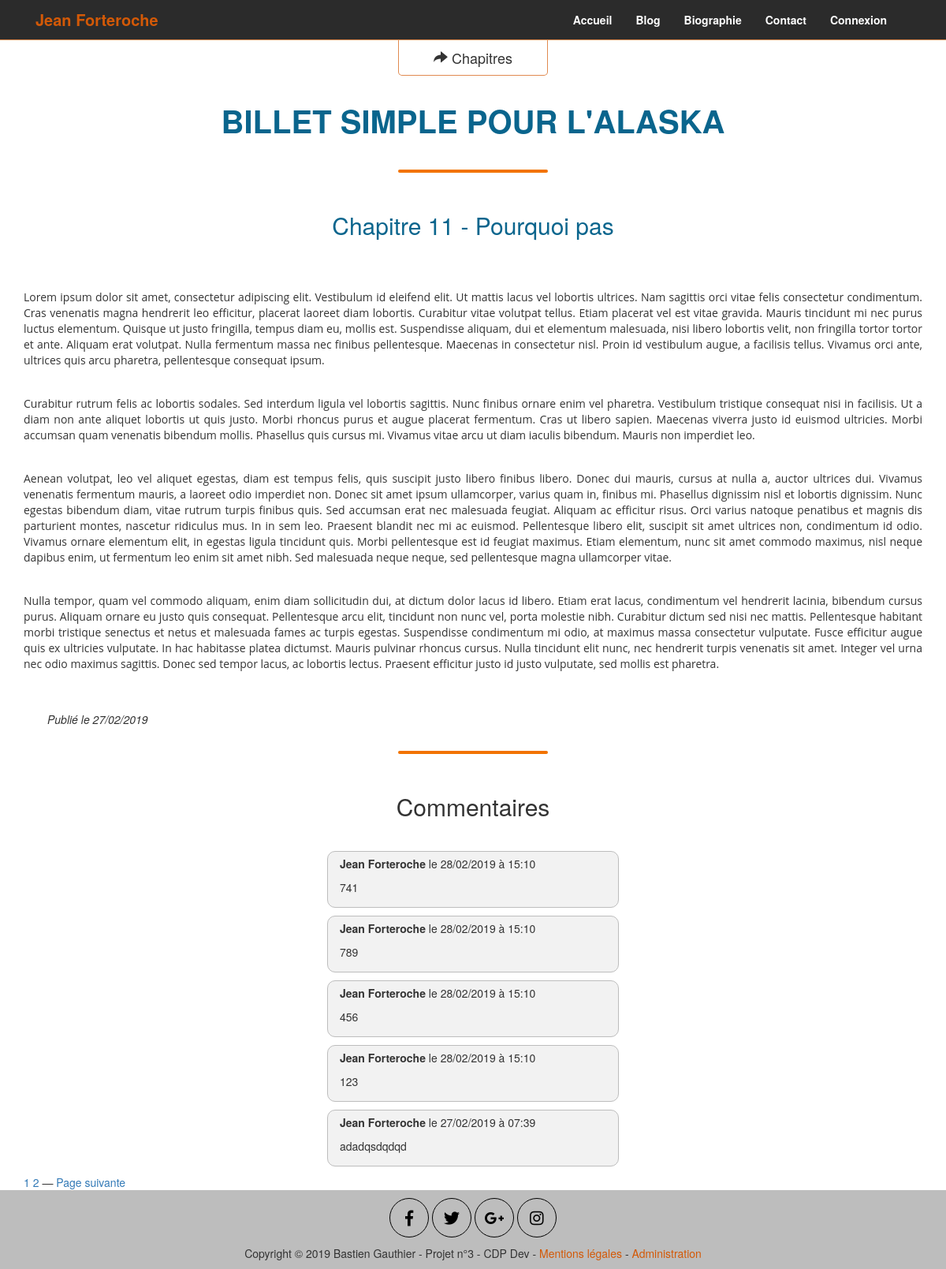
Screenshot of /P3/commentaires.php?billet=27 with the database file from the repository.
### tables this page shows
CREATE TABLE IF NOT EXISTS `billets` (
  `id` int(11) NOT NULL AUTO_INCREMENT,
  `titre` varchar(255) NOT NULL,
  `contenu` text NOT NULL,
  `date_creation` datetime NOT NULL,
  PRIMARY KEY (`id`)
);

CREATE TABLE IF NOT EXISTS `commentaires` (
  `id` int(11) NOT NULL AUTO_INCREMENT,
  `id_billet` int(11) NOT NULL,
  `auteur` varchar(255) NOT NULL,
  `commentaire` text NOT NULL,
  `report` int(11) NOT NULL,
  `date_commentaire` datetime NOT NULL,
  PRIMARY KEY (`id`)
);

### P3/commentaires.php (the view, shortened to what this page needs)
<?php include("includes/head.php"); ?>
<body>
    <div class="corps">
        <div id="top-header">
            <?php include("includes/header.php"); ?>
        </div>
        <div id="title-book-article" class="container">
            <a href="blog.php" id="button-article" class="btn btn-lg btn-default col-xs-offset-3 col-xs-6 col-md-offset-4 col-md-4 col-lg-offset-5 col-lg-2"><span class="glyphicon glyphicon-share-alt"></span> Chapitres</a>
            <h1 class="title-blog col-xs-12">BILLET SIMPLE POUR L'ALASKA</h1>
            <div class="barre_separation col-xs-offset-5 col-xs-2"></div>
        </div>
            <?php
            include 'includes/functionsSQL.php';
            $req = $bdd->prepare('SELECT id, titre, contenu, DATE_FORMAT(date_creation, \'%d/%m/%Y\') AS date_creation_fr FROM billets WHERE id = ?');
            $req->execute(array($_GET['billet']));
            $donnees = $req->fetch();
            ?>
        <div id="news" class="container">
            <h3 id="title-article"><?php echo html_entity_decode($donnees['titre']); ?></h3>
            <p>
            <?php
            echo nl2br(html_entity_decode($donnees['contenu']));
            ?>
            </p>
            <div class="col-xs-12 edit_button">
                <div class="col-xs-6">
                    <em>Publié le <?php echo $donnees['date_creation_fr']; ?></em>
                </div>
            </div>
        </div>
        <div class="container">
            <div class="barre_separation col-xs-offset-5 col-xs-2"></div>
        </div>
        <div class="container commentaire-block">
            <h2>Commentaires</h2>
            <?php
            $page = (!empty($_GET['page']) ? $_GET['page'] : 1);
            $limite = 5;
            $debut = ($page - 1) * $limite;
            $query = 'SELECT SQL_CALC_FOUND_ROWS id, auteur, commentaire, DATE_FORMAT(date_commentaire, \'%d/%m/%Y à %H:%i\') AS date_commentaire_fr FROM commentaires WHERE id_billet = :billet ORDER BY date_commentaire DESC LIMIT :debut, :limite';
            $query = $bdd->prepare($query);
            $query->bindValue('limite', $limite, PDO::PARAM_INT);
            $query->bindValue('debut', $debut, PDO::PARAM_INT);
            $query->bindValue('billet', $_GET['billet'], PDO::PARAM_INT);
            $query->execute();
            $resultFoundRows = $bdd->query('SELECT found_rows()');
            $nombredElementsTotal = $resultFoundRows->fetchColumn();
            while ($donnees = $query->fetch())
            {
            ?>
            <div class="col-xs-12">
                <div class="single-commentaire  col-xs-12 col-sm-offset-3 col-sm-6 col-md-offset-4 col-md-4">
                    <p><strong><?php echo htmlspecialchars($donnees['auteur']); ?></strong> le <?php echo $donnees['date_commentaire_fr']; ?></p>
                    <p><?php echo nl2br(htmlspecialchars($donnees['commentaire'])); ?></p>
                </div>
            </div>
            <?php
            }
            ?>
        </div>
        <div class="container">
                <?php
                $nombreDePages = ceil($nombredElementsTotal / $limite);
                    ?><a href="?billet=<?php echo $_GET['billet'];?>&amp;page=<?php echo $page - 1; ?>">Page précédente</a> — <?php
                for ($i = 1; $i <= $nombreDePages; $i++):
                    ?><a href="?billet=<?php echo $_GET['billet'];?>&amp;page=<?php echo $i; ?>"><?php echo $i; ?></a> <?php
                endfor;
                if ($page < $nombreDePages):
                    ?>— <a href="?billet=<?php echo $_GET['billet'];?>&amp;page=<?php echo $page + 1; ?>">Page suivante</a><?php
                endif;
                ?>
            </div>
    </div>
    <?php include("includes/footer.php"); ?>
</body>
</html>

### P3/includes/head.php (shortened to what this page needs)
<!DOCTYPE html>
<html>
    <head>
	<link href="public/css/style.css" rel="stylesheet" />
    <link href="public/css/bootstrap.css" rel="stylesheet">
    <link rel="stylesheet" href="https://use.fontawesome.com/releases/v5.7.1/css/all.css">
    </head>

### P3/includes/header.php (shortened to what this page needs)
<div id="custom-bootstrap-menu" class="navbar navbar-default container" role="navigation">
    <div class="container-fluid">
        <div class="navbar-header"><a class="navbar-brand" href="index.php">Jean Forteroche</a>
        </div>
        <div id="menu" class="collapse navbar-collapse navbar-menubuilder">
            <ul class="nav navbar-nav navbar-right">
                <li><a href="index.php">Accueil</a>
                </li>
                <li><a href="blog.php">Blog</a>
                </li>
                <li><a href="bio.php">Biographie</a>
                </li>
                <li><a href="index.php #formulaire_contact">Contact</a>
                </li>
                <?php
                include 'includes/functionsSQL.php';
                if(isset($_SESSION['pseudo']))
                {
                    $reponse = $bdd->query('SELECT * FROM membres WHERE pseudo=\'' .$_SESSION['pseudo']. '\'');
                    while($donnees = $reponse->fetch())
                    {
                        $_SESSION['id_groupe'] = $donnees['id_groupe'];
                    }
                    if($_SESSION['id_groupe'] == 1)
                    {
                ?>
                        <li><a><?php echo $_SESSION['pseudo'] ?> <span class="fa fa-caret-down"></span></a>
                            <ul class="dropdown">
                                <li><a href="admin.php">Création d'article</a></li>
                                <li><a href="admin_comments.php">Commentaires</a></li>
                                <li><a href="#">Membres</a></li>
                                <li><a href="#">Changer de mot de passe</a></li>
                                <li><a href="deconnexion.php">Déconnexion</a></li>
                            </ul>
                        </li>
                <?php
                    }
                    else
                    {
                ?>
                        <li><a><?php echo $_SESSION['pseudo'] ?> <span class="fa fa-caret-down"></span></a>
                            <ul class="dropdown">
                                <li><a href="#">Changer de mot de passe</a></li>
                                <li><a href="deconnexion.php">Déconnexion</a></li>
                            </ul>
                        </li>
                <?php
                    }
                }
                else
                {
                ?>
                    <li><a href="connexion.php">Connexion</a>
                    </li>
                <?php
                }
                ?>
            </ul>
        </div>
    </div>
</div>

### P3/includes/footer.php
<footer class="container-fluid">
    <div class="reseau-sociaux col-xs-12">
        <button href="#" class="btn btn-primary btn-circle btn-lg"><span class="fab fa-facebook-f"></span></button>
        <button href="#" class="btn btn-primary btn-circle btn-lg"><span class="fab fa-twitter"></span></button>
        <button href="#" class="btn btn-primary btn-circle btn-lg"><span class="fab fa-google-plus-g"></span></button>
        <button href="#" class="btn btn-primary btn-circle btn-lg"><span class="fab fa-instagram"></span></button>
    </div>
    <div class="col-xs-12">
        <p>Copyright © 2019 Bastien Gauthier - Projet n°3 - CDP Dev - <a href="mentions_legales.php">Mentions légales</a> - <a href="admin.php">Administration</a></p>
    </div>
</footer>

### P3/public/css/style.css (style rules this page uses)
h1, h2, h3 { text-align:center; font-weight: bold; }
#custom-bootstrap-menu.navbar-default .navbar-brand { color: #d35907; font-size: 20px; font-weight: bold; margin-bottom: -20px; }
#custom-bootstrap-menu.navbar-default { font-size: 14px; background-color: rgba(20, 0, 20, 0); border-width: 0px; border-radius: 0px; margin-bottom: 0px; }
#custom-bootstrap-menu.navbar-default .navbar-nav>li>a { color: #ffffff; background-color: rgba(218, 74, 74, 0); font-weight: bold; }
#top-header { background-color: #2b2b2b; }
#menu ul { margin:0; padding:0; list-style-type:none; text-align:center; }
#menu { height:50px; }
.barre_separation { background-color: #f27300; height: 4px; border-radius: 5px; }
.title-blog { font-weight: bold; font-size: 40px; color: #0A658D; padding: 15px 0 30px 0; }
#title-article { color: #0A658D; }
.edit_button { padding-top: 10px; }
#title-book-article #button-article { border-radius: 0 0 5px 5px; border-color: rgba(211, 89, 7, 0.7); margin-top: -1px; }
#news #title-article { font-size: 30px; padding: 30px 0 30px 0; }
#news p { padding-bottom: 15px; }
#news { padding-bottom: 30px; }
.commentaire-block { padding-top: 30px; }
.commentaire-block h2 { padding-bottom: 30px; }
.single-commentaire { border: 1px solid #bdbdbd; border-radius: 10px; margin-bottom: 10px; background-color: rgba(189, 189, 189, 0.2); padding: 5px; }
.corps { min-height: calc(100vh - 100px); }
footer { background-color: #bdbdbd; }
footer p { text-align: center; }
.btn-circle.btn-lg { width: 5rem; height: 5rem; padding: 0.625rem 1rem; font-size: 2rem; border-radius: 2.5rem; border-color: #000000; color: #000000; background-color: rgba(255, 255, 255, 0); }
.reseau-sociaux { padding: 10px 0 10px 0; text-align: center; }
footer a, footer a:hover { color: #d35907; }

### rows the page displays
billets: titre "Chapitre 11 - Pourquoi pas", contenu "Lorem ipsum dolor sit amet, consectetur adipiscing elit. Vestibulum id eleifend elit. Ut mattis lacus vel lobortis ultrices. Nam sagittis orci vitae felis consectetur condimentum. Cras venenatis magna hendrerit leo efficitur, placerat laoreet diam lobortis. Curabitur vitae volutpat tellus. Etiam placerat vel est vitae gravida. Mauris tincidunt mi nec purus luctus elementum. Quisque ut justo fringilla, tempus diam eu, mollis est. Suspendisse aliquam, dui et elementum malesuada, nisi libero lobortis velit, non fringilla tortor tortor et ante. Aliquam erat volutpat. Nulla fermentum massa nec finibus pellentesque. Maecenas in consectetur nisl. Proin id vestibulum augue, a facilisis tellus.…"
commentaires: auteur "Jean Forteroche", date_commentaire_fr "28/02/2019 à 15:10", commentaire "741"
commentaires: auteur "Jean Forteroche", date_commentaire_fr "28/02/2019 à 15:10", commentaire "789"
commentaires: auteur "Jean Forteroche", date_commentaire_fr "28/02/2019 à 15:10", commentaire "456"
commentaires: auteur "Jean Forteroche", date_commentaire_fr "28/02/2019 à 15:10", commentaire "123"
commentaires: auteur "Jean Forteroche", date_commentaire_fr "27/02/2019 à 07:39", commentaire "adadqsdqdqd"

### other values shown
$donnees['date_creation_fr'] "27/02/2019"
